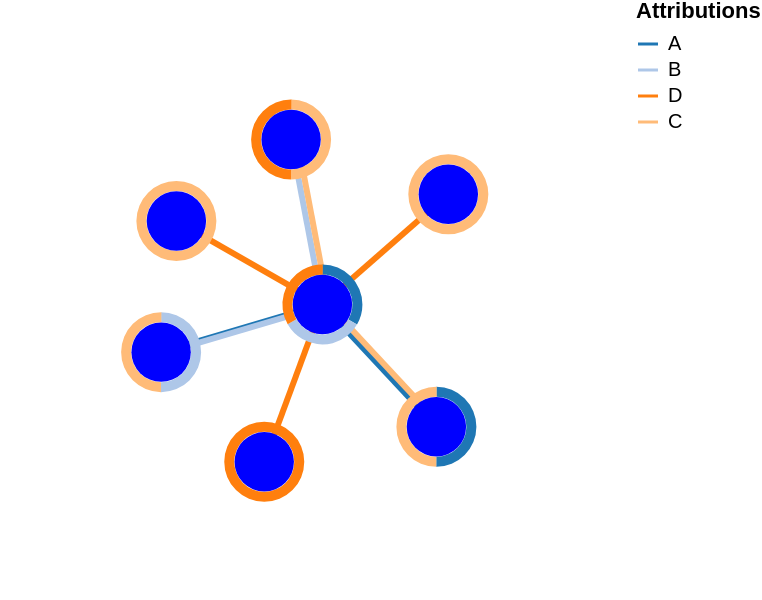

This figure's Vega-Lite source:
### Vega specification from a JSON file in a GitHub repository (floating-point values rounded to 4 significant figures)
{"$schema": "https://vega.github.io/schema/vega/v5.json", "description": "A node-link diagram with force-directed layout, depicting character co-occurrence in the novel Les Misérables.", "width": 300, "height": 300, "padding": 0, "signals": [{"name": "cx", "update": "width / 2"}, {"name": "cy", "update": "height / 2"}, {"name": "innerRadius", "value": 15}, {"name": "bandWidth", "value": 5}, {"name": "nodeCharge", "value": -80}, {"name": "linkDistance", "value": 80}, {"name": "static", "value": true, "bind": {"input": "checkbox"}}, {"description": "State variable for active node fix status.", "name": "fix", "value": false, "on": [{"events": "symbol:mouseout[!event.buttons], window:mouseup", "update": "false"}, {"events": "symbol:mouseover", "update": "fix || true"}, {"events": "[symbol:mousedown, window:mouseup] > window:mousemove!", "update": "xy()", "force": true}]}, {"description": "Graph node most recently interacted with.", "name": "node", "value": null, "on": [{"events": "symbol:mouseover", "update": "fix === true ? item() : node"}]}, {"description": "Flag to restart Force simulation upon data changes.", "name": "restart", "value": false, "on": [{"events": {"signal": "fix"}, "update": "fix && fix.length"}]}], "scales": [{"name": "color", "type": "ordinal", "range": {"scheme": "category20"}, "domain": {"fields": [{"data": "node-attributions", "field": "attribution"}]}}], "legends": [{"title": "Attributions", "stroke": "color", "symbolType": "stroke"}], "marks": [{"name": "nodes", "type": "symbol", "zindex": 1, "from": {"data": "node-data"}, "on": [{"trigger": "fix", "modify": "node", "values": "fix === true ? {fx: node.x, fy: node.y} : {fx: fix[0], fy: fix[1]}"}, {"trigger": "!fix", "modify": "node", "values": "{fx: null, fy: null}"}], "encode": {"enter": {"fill": {"value": "blue"}, "size": {"signal": "2 * (innerRadius+bandWidth+1) * (innerRadius+bandWidth+1)"}}, "update": {"cursor": {"value": "pointer"}}}, "transform": [{"type": "force", "iterations": 300, "restart": {"signal": "restart"}, "static": {"signal": "static"}, "signal": "force", "forces": [{"force": "center", "x": {"signal": "cx"}, "y": {"signal": "cy"}}, {"force": "collide", "radius": {"signal": "innerRadius+bandWidth"}}, {"force": "nbody", "strength": {"signal": "nodeCharge"}}, {"force": "link", "links": "link-data", "distance": {"signal": "linkDistance"}}]}]}, {"name": "links", "type": "group", "zindex": 0, "from": {"facet": {"data": "link-data", "name": "link-facets", "groupby": "id"}}, "data": [{"name": "linky-data", "source": "link-facets", "transform": [{"type": "flatten", "fields": ["attribution"], "index": "_idx"}, {"type": "formula", "as": "weight", "expr": "1"}, {"type": "formula", "expr": "datum.source.x+(datum._idx*3)", "as": "x"}, {"type": "formula", "expr": "datum.target.x+(datum._idx*3)", "as": "x2"}, {"type": "formula", "expr": "datum.source.y", "as": "y"}, {"type": "formula", "expr": "datum.target.y", "as": "y2"}]}], "marks": [{"type": "rule", "name": "lines", "from": {"data": "linky-data"}, "encode": {"enter": {"stroke": {"scale": "color", "field": "attribution"}, "strokeWidth": {"value": 3}}, "update": {"x": {"field": "x"}, "y": {"field": "y"}, "x2": {"field": "x2"}, "y2": {"field": "y2"}}}}]}, {"name": "nodeHalos", "type": "group", "from": {"facet": {"data": "node-attributions", "name": "node-facets", "groupby": "id"}}, "data": [{"name": "attribution-arcs", "source": "node-facets", "transform": [{"type": "pie", "field": "weight", "startAngle": 0, "endAngle": 6.29, "sort": true}, {"type": "lookup", "from": "nodes", "key": "datum.id", "fields": ["id"], "values": ["x", "y"]}]}], "marks": [{"type": "arc", "from": {"data": "attribution-arcs"}, "encode": {"enter": {"fill": {"scale": "color", "field": "attribution"}, "startAngle": {"field": "startAngle"}, "endAngle": {"field": "endAngle"}, "innerRadius": {"signal": "innerRadius"}, "outerRadius": {"signal": "innerRadius+bandWidth"}}, "update": {"x": {"field": "x"}, "y": {"field": "y"}}}}]}, {"type": "text", "name": "labels", "zindex": 2, "from": {"data": "nodes"}, "encode": {"enter": {"fill": {"value": "black"}, "text": {"field": "label"}, "align": {"value": "center"}, "baseline": {"value": "middle"}}, "update": {"x": {"field": "x"}, "y": {"field": "y"}}}}], "data": [{"name": "node-data", "values": [{"id": 0, "label": "Zero", "attribution": ["A", "B", "D"]}, {"id": 1, "label": "One", "attribution": ["B", "C"]}, {"id": 2, "label": "Two", "attribution": ["C", "D"]}, {"id": 3, "label": "Three", "attribution": ["A", "C"]}, {"id": 4, "label": "Four", "attribution": ["C"]}, {"id": 5, "label": "Five", "attribution": ["C"]}, {"id": 6, "label": "Six", "attribution": ["D"]}]}, {"name": "link-data", "values": [{"id": 1, "source": 0, "target": 1, "attribution": ["A", "B"]}, {"id": 2, "source": 0, "target": 2, "attribution": ["B", "C"]}, {"id": 3, "source": 0, "target": 3, "attribution": ["A", "C"]}, {"id": 4, "source": 0, "target": 4, "attribution": ["D"]}, {"id": 5, "source": 0, "target": 5, "attribution": ["D"]}, {"id": 6, "source": 0, "target": 6, "attribution": ["D"]}]}, {"name": "node-attributions", "source": "node-data", "transform": [{"type": "flatten", "fields": ["attribution"]}, {"type": "formula", "as": "weight", "expr": "1"}]}]}
